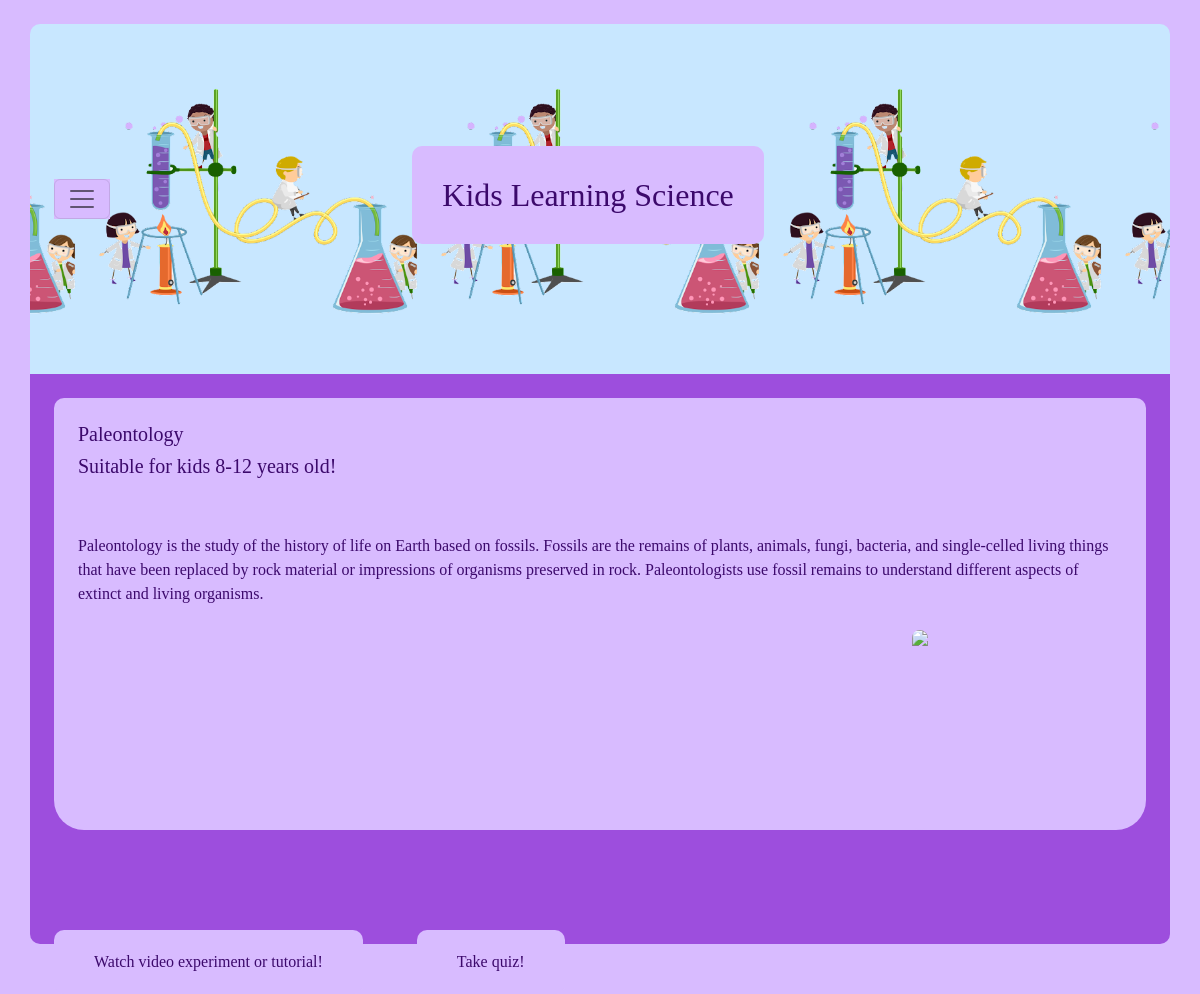
Page /paleonthology/intermediate/ on the committed database.
### HW5App/models.py (models this page shows, shortened)
class Course(models.Model):
    title = models.CharField(max_length=50)
    description = models.TextField(max_length=1000, null=True)
    topic = models.ForeignKey(Topic, on_delete=models.CASCADE)
    age = models.ForeignKey(AgeGroup, on_delete=models.CASCADE)
    tutorial_Video = EmbedVideoField()
    videodescription = models.CharField(max_length=50, null=True)

class Topic(models.Model):
    title = models.CharField(max_length=50)

class AgeGroup(models.Model):
    title = models.CharField(max_length=50)

### HW5App/views.py (the view)
# urls.py: path('paleonthology/intermediate/', pal2, name="pal2"),
def pal2(request):
    try:
        courses = Course.objects.all()
    except Course.DoesNotExist:
        courses = None
    context = {"courses": list(courses)}
    return render(request, "pal2.html", context=context)

### templates/pal2.html (shortened to what this page needs)
<!DOCTYPE html>
<html lang="en">
<head>
    <link href="https://cdn.jsdelivr.net/npm/bootstrap@5.2.0-beta1/dist/css/bootstrap.min.css" rel="stylesheet"
>
        {% load static %} background-image: url('{% static 'kids.png'%}');
</head>
<body>
<div class="container">
    <nav class="navbar mt-4 p-4">
        <div>
            <button class="navbar-toggler " type="button" data-bs-toggle="offcanvas" data-bs-target="#offcanvasNavbar"
                    aria-controls="offcanvasNavbar">
                <span class="navbar-toggler-icon"></span>
            </button>
        </div>
        <h2 class="title">Kids Learning Science <br>
            </h2>
    </nav>
    <div class="jumbotron p-4 text-left">
        <div id="div1">
            <div class="p-4 border-top-custom">
                <h5>{{ courses.7.topic.title }}</h5>
                <h5>Suitable for kids {{ courses.7.age.title }} years old!</h5>
            </div>
            <div class="p-4">
                {{ courses.7.description }}
            </div>
            <img style="float: right; margin-right: 20%; border-radius: 10px; height: 200px"
                 src="https://img.freepik.com/free-vector/cartoon-set-different-dinosaur-fossils-flat-illustration_74855-16804.jpg?w=2000">
            <p class="lead"></p>
        </div>
        <button class="watch"><a
                style="background-color: transparent; padding: 20px; text-decoration: none; color: #3c096c"
                href="{% url 'pal2tutorial' %}">Watch video experiment or tutorial!</a></button>
        <button class="watch"><a
                style="background-color: transparent; padding: 20px; text-decoration: none; color: #3c096c"
                href="{% url 'quiz' %}">Take quiz!</a></button>
    </div>
</div>
</body>
</html>

### rows in the picture
Course: topic.title "Paleontology", age.title "8-12", description "Paleontology is the study of the history of life on Earth based on fossils. Fossils are the remains of plants, animals, fungi, bacteria, and single-celled living things that have been replaced by rock material or impressions of organisms preserved in rock. Paleontologists use fossil remains to understand different aspects of extinct and living organisms."
